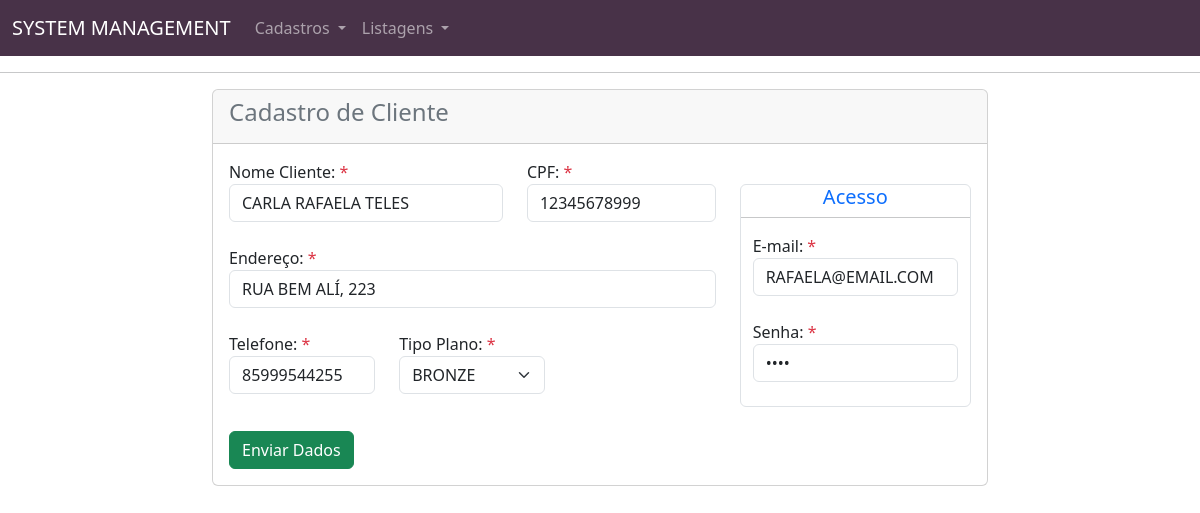
Screenshot of /EPM_03/editaCliente.php?id=1 with the database file from the repository.
### tables this page shows
CREATE TABLE `clients` (
  `id_client` int(6) NOT NULL,
  `client_name` varchar(50) DEFAULT NULL,
  `client_email` varchar(50) DEFAULT NULL,
  `client_password` varchar(50) DEFAULT NULL,
  `client_cpf` varchar(15) DEFAULT NULL,
  `client_phone` varchar(20) DEFAULT NULL,
  `client_type` varchar(10) DEFAULT NULL,
  `client_adddress` varchar(50) DEFAULT NULL,
  `client_created_in` timestamp NOT NULL DEFAULT current_timestamp()
);

### EPM_03/functions.php (called while the page is built, shortened)
<?php
	function select($table, $fields, $filters, $extra){
		$query = "SELECT ";
		if($fields == null){
			$query .= "* ";
		}else{
			$fields = implode('`, `', $fields);
			$query .= "`$fields` ";
		}
		$query .= " FROM `$table` ";
		if($filters != null){
			$query .= " WHERE ";
			foreach ($filters as $key => $value) {
				$query .= "`$key` = '$value' AND ";
			}
			$query = substr($query, 0, -4);
		}
		if($extra != null){
			$query .= $extra;
		}
		global $conn;
		$result = mysqli_query($conn, $query) or die(mysqli_error());
		$data = [];
		while($row = mysqli_fetch_assoc($result)){
			$data[] = $row;
		}
		return $data;
	}
?>

### EPM_03/editaCliente.php (the view, shortened to what this page needs)
<?php
	require_once 'connect.php';
	require_once 'functions.php';
	if(isset($_GET['id'])){
		$filter['id_client'] = $_GET['id'];
		$client = select("clients", null, $filter, " LIMIT 1")[0];
	}
?>
<!DOCTYPE html>
<html>
<head>
	<link rel="stylesheet" type="text/css" href="https://cdn.jsdelivr.net/npm/bootstrap@5.3.0-alpha1/dist/css/bootstrap.min.css">
</head>
<body>
	<?php include_once 'components/menu.php'; ?>
	<div class="container-fluid">
	  <div class="row">
	  	<div class="col-8 offset-2">
	  		<form action="editar.php" method="POST">
              <div class="card">
				  <div class="card-header">
				    <h4 class="text-secondary">Cadastro de Cliente</h4>
				  </div>
				  <div class="card-body">
				    <div class="row">
                        <div class="col-md-8">
                            <div class="row">
                                <div class="col-md-7">
                                    <label> Nome Cliente: <span class="text-danger">*</span></label><br>
                                    <input type="text" name="client_name" class="form-control" value="<?=$client['client_name'];?>"
                                        required placeholder="Digite o nome" maxlength="50"><br>
                                </div>
                                <div class="col-md-5">
                                    <label> CPF: <span class="text-danger">*</span></label><br>
                                    <input type="text" name="client_cpf" class="form-control" value="<?=$client['client_cpf'];?>"
                                        required placeholder="Digite o CPF" maxlength="15"><br>
                                </div>
                            </div>
                            <div class="row">
                                <div class="col">
                                    <label> Endereço: <span class="text-danger">*</span></label><br>
                                    <input type="text" name="client_adddress" class="form-control" value="<?=$client['client_adddress'];?>"
                                        required placeholder="Digite o endereço" maxlength="50"><br>
                                </div>
                            </div>
                            <div class="row">
                                <div class="col-md-4">
                                    <label> Telefone: <span class="text-danger">*</span></label><br>
                                    <input type="text" name="client_phone" class="form-control" value="<?=$client['client_phone'];?>"
                                        required placeholder="(XX) XXXXX-XXXX" maxlength="20"><br>
                                </div>
                                <div class="col-md-4">
                                    <label> Tipo Plano: <span class="text-danger">*</span></label><br>
                                    <select name="client_type" id="" class="form-select" value="<?=$client['client_type'];?>">
                                        <?php $tipos = array('BRONZE', 'PRATA', 'OURO');
                                            foreach($tipos as $tipo): ?>
                                            <?php if($tipo == $client['client_type']) { ?>
                                                <option selected value="<?=$tipo;?>"><?=$tipo;?></option>
                                                <?php } else { ?>
                                                    <option value="<?=$tipo;?>"><?=$tipo;?></option>
                                                <?php } ?>
                                           <?php endforeach; ?>
                                    </select>
                                </div>
                            </div>
                        </div>
                        <div class="col-md-4 p-4">
                            <div class="row border rounded">
                                <h5 class="text-center text-primary">Acesso</h5>
                                <hr>
                                <div class="col-md-12">
                                    <label> E-mail: <span class="text-danger">*</span></label><br>
                                    <input type="email" name="client_email" class="form-control" value="<?=$client['client_email'];?>"
                                        required placeholder="Digite o e-mail" maxlength="50"><br>
                                </div>
                                <div class="col-md-12">
                                    <label> Senha: <span class="text-danger">*</span></label><br>
                                    <input type="password" name="client_password" class="form-control" value="<?=$client['client_password'];?>"
                                        required placeholder="Digite o e-mail" maxlength="50"><br>
                                </div>
                            </div>
                        </div>
				    	<div class="col-md-12">
				    		<button type="submit" class="btn btn-success"> Enviar Dados </button>
				    	</div>
		  			</div>
				  </div>
				</div>
			</form>
	  	</div>
	  </div>
	</div>
</body>
</html>

### rows the page displays
clients: client_name "CARLA RAFAELA TELES", client_cpf "12345678999", client_adddress "RUA BEM ALÍ, 223", client_phone "85999544255", client_type "BRONZE", client_email "RAFAELA@EMAIL.COM"
